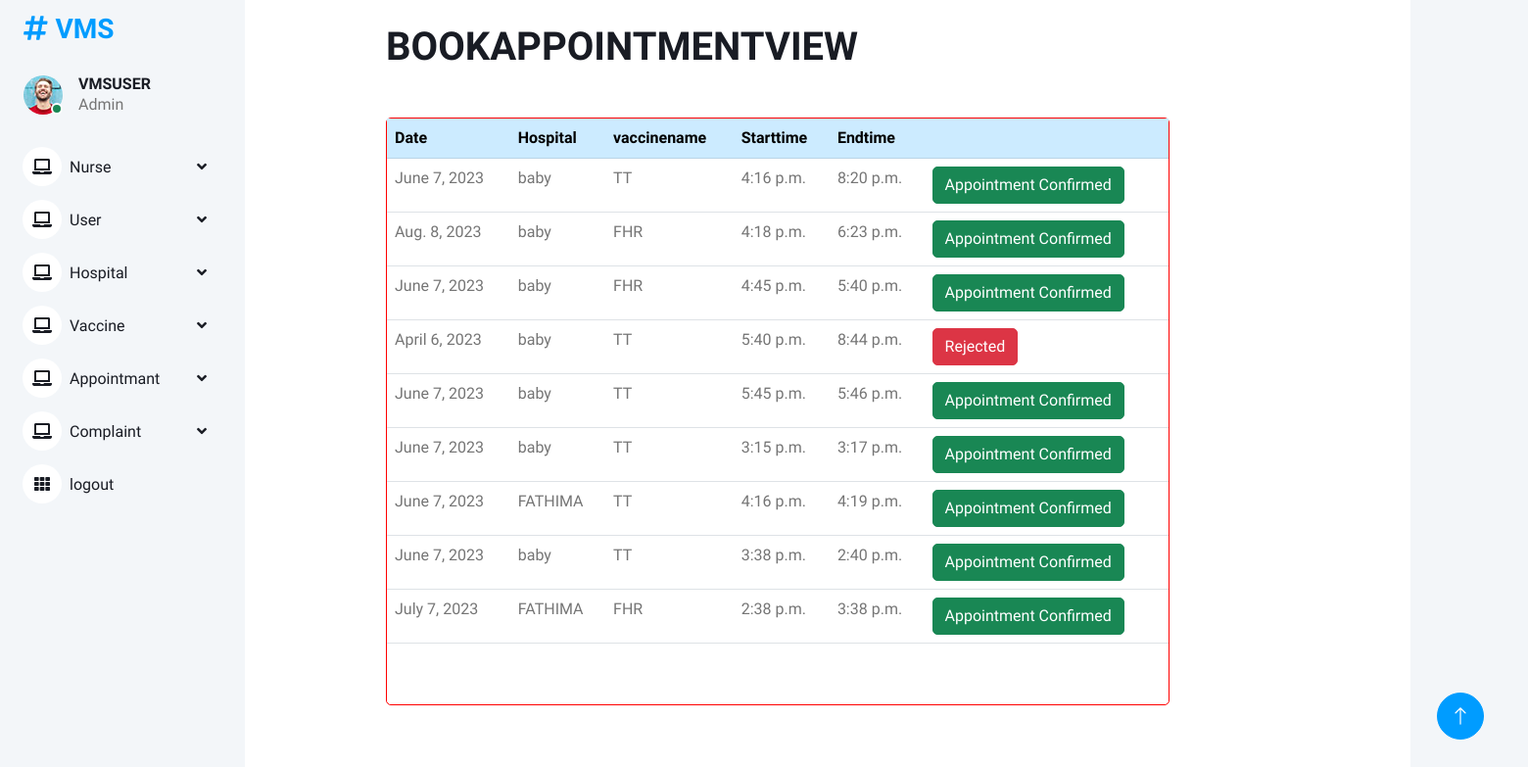
Screenshot of /bookappointmentviewa/ with the database file from the repository.
### vmsapp/models.py (models this page shows)
class Bookappointment(models.Model):
    user =models.ForeignKey(vaccination,on_delete=models.CASCADE)
    schedule =models.ForeignKey(Scheduleadd,on_delete=models.CASCADE)
    vaccinename= models.ForeignKey(Vaccine,on_delete=models.CASCADE)
    status =models.IntegerField(default=0)
    vaccinated=models.BooleanField(default=False)
    addreportcard =models.IntegerField(default=0)

class Scheduleadd(models.Model):
    hospital =models.ForeignKey(Hospital,on_delete=models.DO_NOTHING)
    date =models.DateField()
    vaccinename =models.ForeignKey(Vaccine,on_delete=models.CASCADE)
    starttime =models.TimeField()
    endtime =models.TimeField()

class Hospital(models.Model):
    name = models.CharField(max_length=250,blank=True,null=True)
    place = models.CharField(max_length=20,blank=True,null=True)
    email = models.EmailField()
    contact = models.CharField(max_length=250,blank=True,null=True)
    def __str__(self):
        return self.name or f"Hospital {self.name}"

class Vaccine(models.Model):
    vaccinename =models.CharField(max_length=250,blank=True,null=True)
    vaccinetype =models.CharField(max_length=20,blank=True,null=True)
    description =models.CharField(max_length=2000,blank=True,null=True)
    def __str__(self):
        return self.vaccinename or f"Vaccine {self.vaccinename}"

### vmsapp/admin_views.py (the view)
# urls.py: path('bookappointmentviewa/',admin_views.bookappointmentviewa,name='bookappointmentviewa'),
def bookappointmentviewa(request):
    new = Bookappointment.objects.all()
    return render(request,'admintemp/bookappointmentviewa.html',{'new':new})

### templates/admintemp/bookappointmentviewa.html (shortened to what this page needs)
{% extends 'admintemp/test.html' %}
{% load crispy_forms_tags %}
{% block content %}
<div class="col-12"><h1>BOOKAPPOINTMENTVIEW</h1></div>
<div class="card mx-auto mt-5
" style="width: 800px; height:600px; border:1px solid red"  >
<table class="table">
  <tbody>
  <tr class="table-primary">
    <th>Date</th>
    <th>Hospital</th>
    <th>vaccinename</th>
    <th>Starttime</th>
    <th>Endtime</th>
    <th></th>
  </tr>
  {% for i in new %}
    <tr>
      <td>{{i.schedule.date}}</td>
      <td>{{i.schedule.hospital}}</td>
      <td>{{i.vaccinename}}</td>
      <td>{{i.schedule.starttime}}</td>
      <td>{{i.schedule.endtime}}</td>
      <td>
        {% if i.status == 0 %}
        <a type="button" class="btn btn-success" href="{% url 'approve_appointment' i.id %}">APPROVE</a>
        <form action="{% url 'reject_appointment' i.id %}" method="post" style="display: inline;" onsubmit="window.mytest()">
          {% csrf_token %}
          <input type="hidden" value="{{n.id}}"/>
        <button class="btn btn-danger">REJECT</button>
        </form>
        {% elif i.status == 1 %}
        <button type="button" class="btn btn-success">Appointment Confirmed</button>
        {% else %}
        <button type="button" class="btn btn-danger">Rejected</button>
        {% endif %}
      </td>
    </tr>
  {% empty %}
  <tr>
    <td colspan="7"><h3>No Results Found</h3></td>
  </tr>
  {% endfor %}
  </tbody>
</table>
</div>
{% endblock %}

### static/Admindashboard/css/style.css (style rules this page uses)
:root { --primary: #009CFF; --light: #F3F6F9; --dark: #191C24; }
.btn { transition: .5s; }

### rows the page displays
Bookappointment: schedule "June 7, 2023", schedule.hospital "baby", vaccinename "TT", schedule.starttime "4:16 p.m.", schedule.endtime "8:20 p.m.", status "Appointment Confirmed"
Bookappointment: schedule "Aug. 8, 2023", schedule.hospital "baby", vaccinename "FHR", schedule.starttime "4:18 p.m.", schedule.endtime "6:23 p.m.", status "Appointment Confirmed"
Bookappointment: schedule "June 7, 2023", schedule.hospital "baby", vaccinename "FHR", schedule.starttime "4:45 p.m.", schedule.endtime "5:40 p.m.", status "Appointment Confirmed"
Bookappointment: schedule "April 6, 2023", schedule.hospital "baby", vaccinename "TT", schedule.starttime "5:40 p.m.", schedule.endtime "8:44 p.m.", status "Rejected"
Bookappointment: schedule "June 7, 2023", schedule.hospital "baby", vaccinename "TT", schedule.starttime "5:45 p.m.", schedule.endtime "5:46 p.m.", status "Appointment Confirmed"
Bookappointment: schedule "June 7, 2023", schedule.hospital "baby", vaccinename "TT", schedule.starttime "3:15 p.m.", schedule.endtime "3:17 p.m.", status "Appointment Confirmed"
Bookappointment: schedule "June 7, 2023", schedule.hospital "FATHIMA", vaccinename "TT", schedule.starttime "4:16 p.m.", schedule.endtime "4:19 p.m.", status "Appointment Confirmed"
Bookappointment: schedule "June 7, 2023", schedule.hospital "baby", vaccinename "TT", schedule.starttime "3:38 p.m.", schedule.endtime "2:40 p.m.", status "Appointment Confirmed"
Bookappointment: schedule "July 7, 2023", schedule.hospital "FATHIMA", vaccinename "FHR", schedule.starttime "2:38 p.m.", schedule.endtime "3:38 p.m.", status "Appointment Confirmed"
